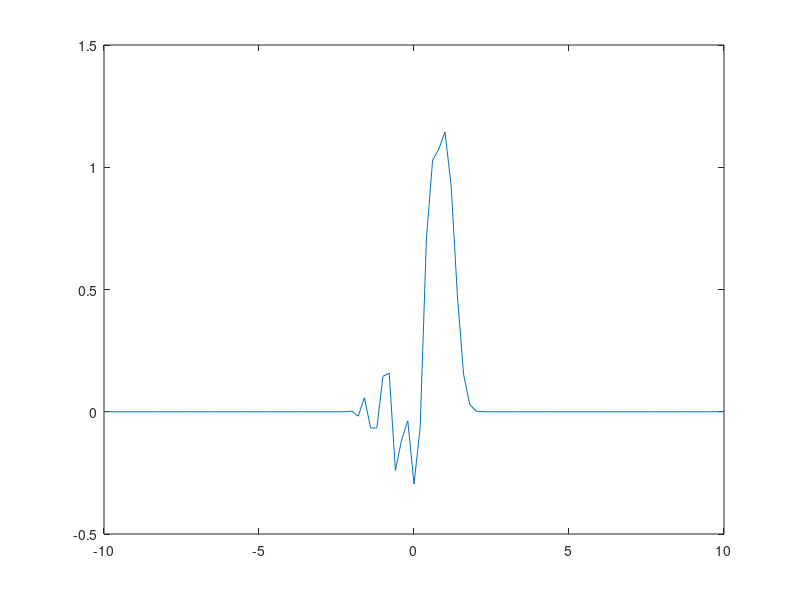

The MATLAB script that drew this image:
% FTCS
function Central()
clc
close all
clear all
c = 1;
nx = 101;
nt = 8;
ax = -10;
bx = 10;
at = 0;
bt = 1;
x = linspace (ax, bx, nx);
t = linspace (at, bt, nt);
dt = (bt-at)/(nt-1);

m = c*((bt-at)*(nx-1))/((bx-ax)*(nt-1));


unot = zeros (1, nx);
k = find (x<=0 & x>=-1);
unot(k) = 1 + x(k);
k = find (x > 0 & x<=1);
unot(k) = 1 - x(k);

plot (x, unot)
pause(1)
%hold all

v = zeros (nt , nx);
v(1,:) = unot;

% Boundary Conditions:

%v(:, 1) = 1;

for n = 1:nt-1
	for i = 2:nx-1;
	v(n+1,i)= v(n,i) + ((m/2)*v(n,i-1)) - ((m/2)*v(n,i+1));
	end 

end

for j = 2:nt
plot (x, v(j,:))
pause(0.1)
%hold all
end


